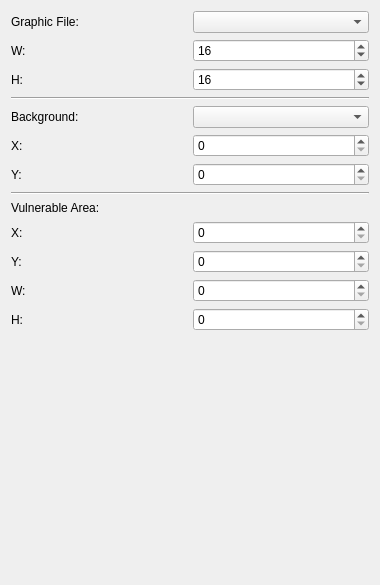
       <widget class="QWidget" name="page_4">
        <property name="geometry">
         <rect>
          <x>0</x>
          <y>0</y>
          <width>380</width>
          <height>585</height>
         </rect>
        </property>
        <attribute name="label">
         <string>Graphics</string>
        </attribute>
        <layout class="QGridLayout" name="gridLayout_11">
         <item row="2" column="0">
          <layout class="QGridLayout" name="gridLayout_4">
           <property name="bottomMargin">
            <number>0</number>
           </property>
           <item row="2" column="0">
            <widget class="QLabel" name="label_11">
             <property name="text">
              <string>Y: </string>
             </property>
            </widget>
           </item>
           <item row="0" column="0">
            <widget class="QLabel" name="label_2">
             <property name="text">
              <string>Background:</string>
             </property>
            </widget>
           </item>
           <item row="1" column="0">
            <widget class="QLabel" name="label_10">
             <property name="minimumSize">
              <size>
               <width>20</width>
               <height>0</height>
              </size>
             </property>
             <property name="maximumSize">
              <size>
               <width>16777215</width>
               <height>16777215</height>
              </size>
             </property>
             <property name="baseSize">
              <size>
               <width>20</width>
               <height>0</height>
              </size>
             </property>
             <property name="text">
              <string>X: </string>
             </property>
            </widget>
           </item>
           <item row="2" column="1">
            <widget class="QSpinBox" name="sprite_pos_y">
             <property name="enabled">
              <bool>true</bool>
             </property>
             <property name="minimum">
              <number>0</number>
             </property>
             <property name="maximum">
              <number>240</number>
             </property>
            </widget>
           </item>
           <item row="0" column="1">
            <widget class="QComboBox" name="backgroundFileComboBox"/>
           </item>
           <item row="1" column="1">
            <widget class="QSpinBox" name="sprite_pos_x">
             <property name="enabled">
              <bool>true</bool>
             </property>
             <property name="toolTip">
              <string/>
             </property>
             <property name="minimum">
              <number>0</number>
             </property>
             <property name="maximum">
              <number>320</number>
             </property>
            </widget>
           </item>
          </layout>
         </item>
         <item row="5" column="0">
          <spacer name="verticalSpacer_4">
           <property name="orientation">
            <enum>Qt::Vertical</enum>
           </property>
           <property name="sizeHint" stdset="0">
            <size>
             <width>20</width>
             <height>40</height>
            </size>
           </property>
          </spacer>
         </item>
         <item row="0" column="0">
          <layout class="QGridLayout" name="gridLayout_15">
           <item row="1" column="1">
            <widget class="QComboBox" name="npc_edit_tab_graphiccombo">
             <property name="toolTip">
              <string>Graphic file for the selected enemy</string>
             </property>
            </widget>
           </item>
           <item row="2" column="1">
            <widget class="QSpinBox" name="npc_edit_tab_graphicwidth">
             <property name="maximumSize">
              <size>
               <width>16777215</width>
               <height>16777215</height>
              </size>
             </property>
             <property name="toolTip">
              <string/>
             </property>
             <property name="minimum">
              <number>8</number>
             </property>
             <property name="maximum">
              <number>999</number>
             </property>
             <property name="value">
              <number>16</number>
             </property>
            </widget>
           </item>
           <item row="3" column="0">
            <widget class="QLabel" name="label_61">
             <property name="text">
              <string>H:</string>
             </property>
            </widget>
           </item>
           <item row="1" column="0">
            <widget class="QLabel" name="label_63">
             <property name="text">
              <string>Graphic File:</string>
             </property>
            </widget>
           </item>
           <item row="3" column="1">
            <widget class="QSpinBox" name="npc_edit_tab_graphicheight">
             <property name="toolTip">
              <string/>
             </property>
             <property name="minimum">
              <number>8</number>
             </property>
             <property name="maximum">
              <number>999</number>
             </property>
             <property name="value">
              <number>16</number>
             </property>
            </widget>
           </item>
           <item row="2" column="0">
            <widget class="QLabel" name="label_60">
             <property name="maximumSize">
              <size>
               <width>16777215</width>
               <height>16777215</height>
              </size>
             </property>
             <property name="text">
              <string>W:</string>
             </property>
            </widget>
           </item>
          </layout>
         </item>
         <item row="4" column="0">
          <layout class="QGridLayout" name="gridLayout_9">
           <property name="bottomMargin">
            <number>0</number>
           </property>
           <item row="1" column="0">
            <widget class="QLabel" name="label_25">
             <property name="maximumSize">
              <size>
               <width>16777215</width>
               <height>16777215</height>
              </size>
             </property>
             <property name="text">
              <string>X:</string>
             </property>
            </widget>
           </item>
           <item row="2" column="1">
            <widget class="QSpinBox" name="hitarea_y_spinBox">
             <property name="toolTip">
              <string>The are that is not vulnerable will reflect projectiles.
If you want to set are that misses the shots, use hitarea instead.</string>
             </property>
             <property name="maximum">
              <number>999</number>
             </property>
            </widget>
           </item>
           <item row="3" column="0">
            <widget class="QLabel" name="label_27">
             <property name="maximumSize">
              <size>
               <width>16777215</width>
               <height>16777215</height>
              </size>
             </property>
             <property name="text">
              <string>W:</string>
             </property>
            </widget>
           </item>
           <item row="3" column="1">
            <widget class="QSpinBox" name="hitarea_w_spinBox">
             <property name="toolTip">
              <string>The are that is not vulnerable will reflect projectiles.
If you want to set are that misses the shots, use hitarea instead.</string>
             </property>
             <property name="maximum">
              <number>999</number>
             </property>
            </widget>
           </item>
           <item row="1" column="1">
            <widget class="QSpinBox" name="hitarea_x_spinBox">
             <property name="toolTip">
              <string>The are that is not vulnerable will reflect projectiles.
If you want to set are that misses the shots, use hitarea instead.</string>
             </property>
             <property name="maximum">
              <number>999</number>
             </property>
            </widget>
           </item>
           <item row="0" column="0">
            <widget class="QLabel" name="label_13">
             <property name="text">
              <string>Vulnerable Area:</string>
             </property>
             <property name="alignment">
              <set>Qt::AlignLeading|Qt::AlignLeft|Qt::AlignTop</set>
             </property>
            </widget>
           </item>
           <item row="4" column="0">
            <widget class="QLabel" name="label_26">
             <property name="text">
              <string>H:</string>
             </property>
            </widget>
           </item>
           <item row="4" column="1">
            <widget class="QSpinBox" name="hitarea_h_spinBox">
             <property name="toolTip">
              <string>The are that is not vulnerable will reflect projectiles.
If you want to set are that misses the shots, use hitarea instead.</string>
             </property>
             <property name="maximum">
              <number>999</number>
             </property>
            </widget>
           </item>
           <item row="2" column="0">
            <widget class="QLabel" name="label_18">
             <property name="text">
              <string>Y:</string>
             </property>
            </widget>
           </item>
          </layout>
         </item>
         <item row="3" column="0">
          <widget class="Line" name="line_2">
           <property name="orientation">
            <enum>Qt::Horizontal</enum>
           </property>
          </widget>
         </item>
         <item row="1" column="0">
          <widget class="Line" name="line_3">
           <property name="orientation">
            <enum>Qt::Horizontal</enum>
           </property>
          </widget>
         </item>
        </layout>
       </widget>
